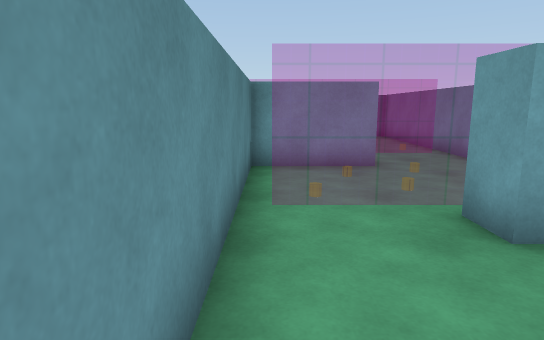
[1] (above)

12 first-person views from a walk through a 3-D level made in the Unity game engine. The camera is 1.4 m above the floor, tilts 10° down and sees 75° across. Doors are open. The floor is counted in squares, 1 m on a side. Each view is taken from the middle of a square. On the plan, view 1 faces up. The plan holds only what a view shows up to about 15 squares ahead; the rest is blank. The place goes on beyond the plan. The player character is not drawn.

[2]
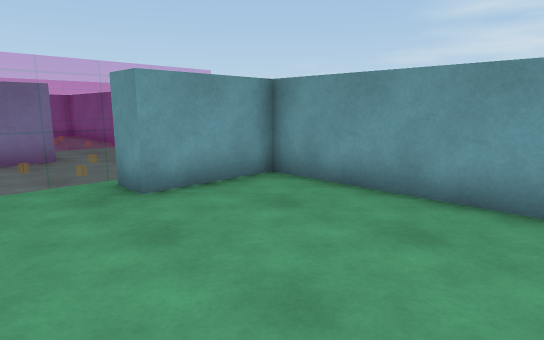

[3]
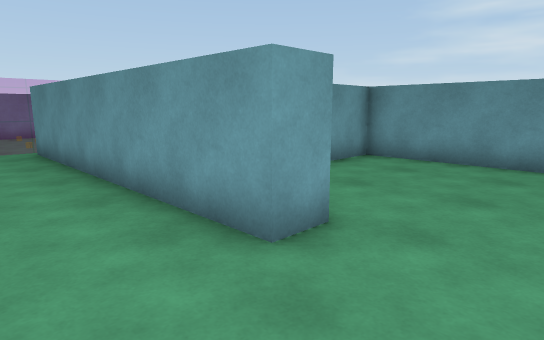

[4]
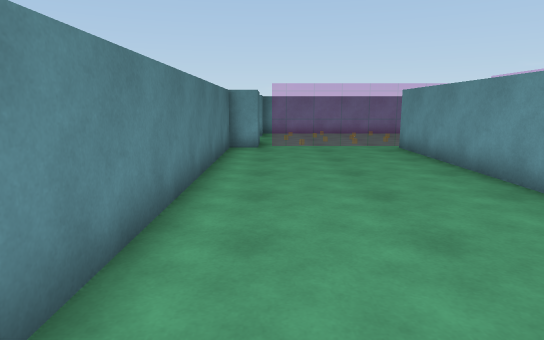

[5]
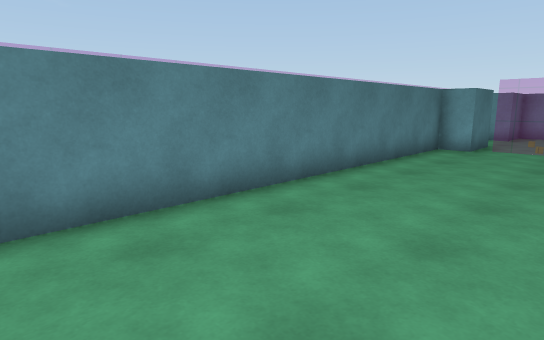

[6]
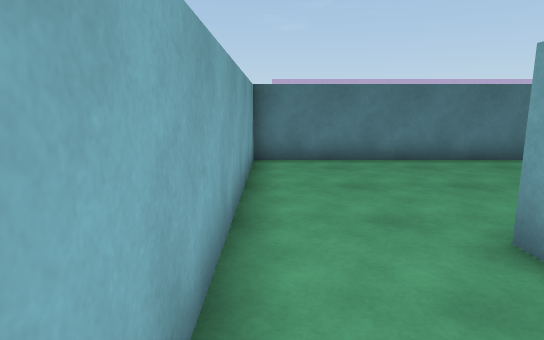

[7]
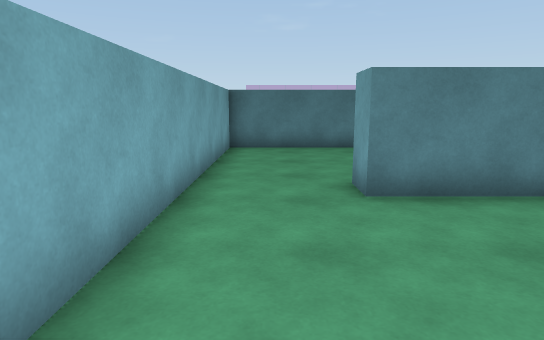

[8]
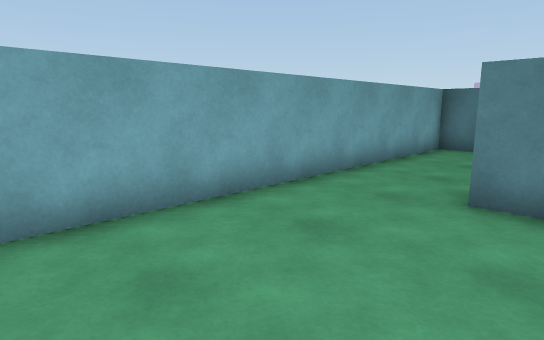

[9]
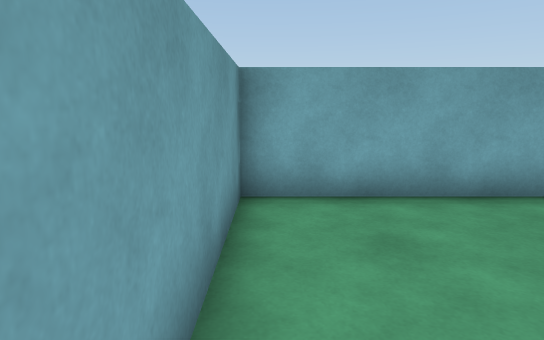

[10]
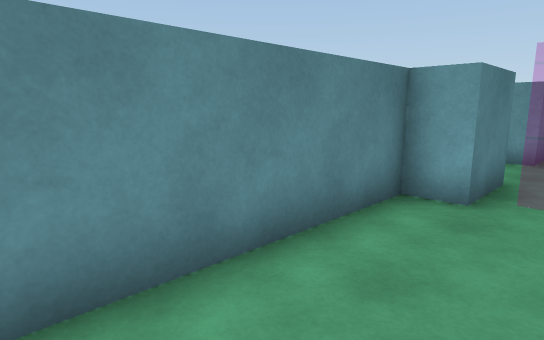

[11]
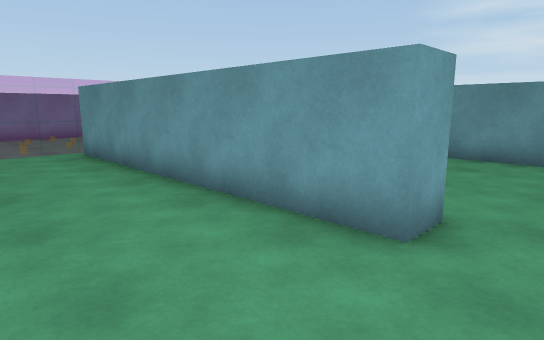

[12]
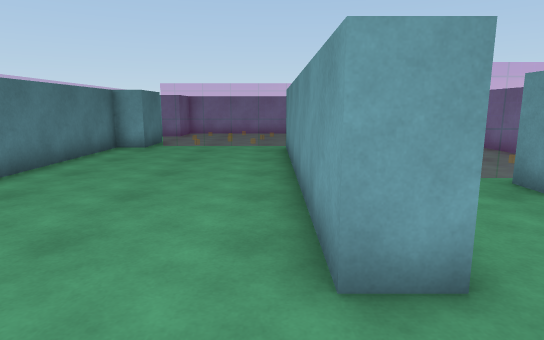

### Floor plan
Key: @ floor where view 1 was taken; # wall or solid block; . floor; D open door; = window, fence, low wall or low ledge; B block.
Columns run from 8 left of view 1 to 6 right of it. Each row starts with its distance up from view 1.
 13  D======    ==#
 12  B======    ==#
 11 #B======    =##
 10 #......#    # #
  9 #......####DDD#
  8 #......##====#
  7 #......#=====
  6 #......#====
  5 #......#====
  4 #......#DDD####
  3 #......#......#
  2 #......#......#
  1 #......#......#
  0 #......D@.....#
 -1 #......D......#
 -2 #......D......#
 -3 ###############

Where each view was taken, in squares from view 1:
view 1: 0 up, 0 right, facing up
view 2: 2 down, 0 right, facing up-right
view 3: 2 down, 4 left, facing up-right
view 4: 2 down, 6 left, facing up
view 5: 2 down, 3 left, facing up-left
view 6: 2 down, 2 right, facing left
view 7: 1 down, 5 right, facing left
view 8: 2 up, 5 right, facing down-left
view 9: 3 up, 5 right, facing down
view 10: 5 up, 5 left, facing up-left
view 11: 1 down, 5 left, facing up-right
view 12: 2 down, 2 left, facing up
